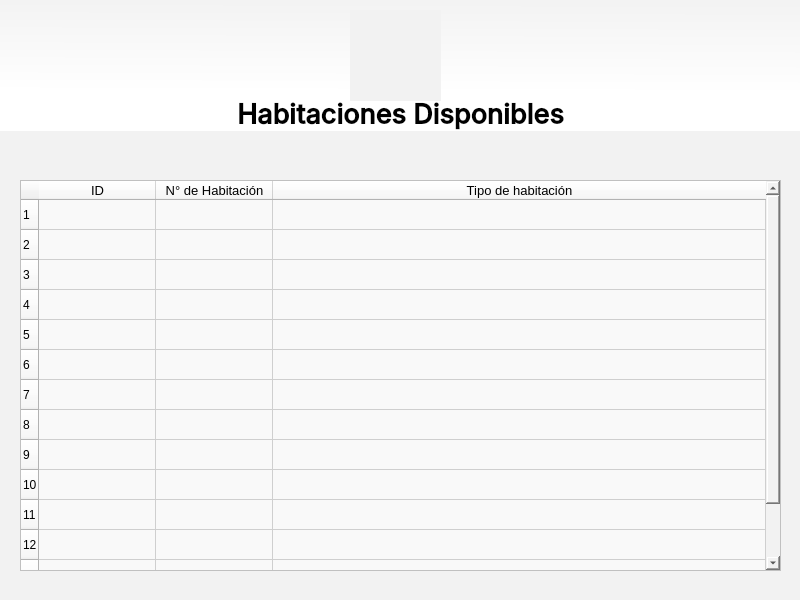
<?xml version="1.0" encoding="UTF-8"?>
<ui version="4.0">
 <class>Form</class>
 <widget class="QWidget" name="Form">
  <property name="geometry">
   <rect>
    <x>0</x>
    <y>0</y>
    <width>800</width>
    <height>600</height>
   </rect>
  </property>
  <property name="windowTitle">
   <string>Form</string>
  </property>
  <property name="styleSheet">
   <string notr="true">QWidget{
	background-color: rgb(242, 242, 242);
}</string>
  </property>
  <widget class="QLabel" name="label_3">
   <property name="geometry">
    <rect>
     <x>0</x>
     <y>-10</y>
     <width>801</width>
     <height>141</height>
    </rect>
   </property>
   <property name="font">
    <font>
     <family>Inter Medium</family>
     <pointsize>20</pointsize>
     <bold>true</bold>
    </font>
   </property>
   <property name="mouseTracking">
    <bool>false</bool>
   </property>
   <property name="styleSheet">
    <string notr="true">background-color: qlineargradient(spread:pad, x1:0.514, y1:0.0343182, x2:0.500554, y2:0.727, stop:0 rgba(242, 242, 242, 255), stop:1 rgba(255, 255, 255, 255));</string>
   </property>
   <property name="text">
    <string>Habitaciones Disponibles</string>
   </property>
   <property name="alignment">
    <set>Qt::AlignBottom|Qt::AlignHCenter</set>
   </property>
  </widget>
  <widget class="QLabel" name="label_6">
   <property name="geometry">
    <rect>
     <x>350</x>
     <y>10</y>
     <width>91</width>
     <height>91</height>
    </rect>
   </property>
   <property name="text">
    <string/>
   </property>
   <property name="pixmap">
    <pixmap>../../resources/images/logo.jpg</pixmap>
   </property>
   <property name="scaledContents">
    <bool>true</bool>
   </property>
  </widget>
  <widget class="QPushButton" name="btn_regresar">
   <property name="geometry">
    <rect>
     <x>20</x>
     <y>140</y>
     <width>31</width>
     <height>24</height>
    </rect>
   </property>
   <property name="font">
    <font>
     <family>Inter Medium</family>
    </font>
   </property>
   <property name="styleSheet">
    <string notr="true">QPushButton {
    border: none;
    background: transparent;
    padding: 0;
}

QPushButton:hover {
    background: transparent;
}

QPushButton:pressed {
    background: transparent;
}
</string>
   </property>
   <property name="text">
    <string/>
   </property>
   <property name="icon">
    <iconset>
     <normaloff>../../resources/images/icons/boton-volver.png</normaloff>../../resources/images/icons/boton-volver.png</iconset>
   </property>
   <property name="iconSize">
    <size>
     <width>24</width>
     <height>24</height>
    </size>
   </property>
  </widget>
  <widget class="QTableWidget" name="table_historial_2">
   <property name="geometry">
    <rect>
     <x>20</x>
     <y>180</y>
     <width>761</width>
     <height>391</height>
    </rect>
   </property>
   <property name="font">
    <font>
     <family>Tahoma</family>
     <pointsize>10</pointsize>
     <bold>true</bold>
    </font>
   </property>
   <property name="styleSheet">
    <string notr="true">background-color: #F9F9F9; /* Fondo del encabezado */</string>
   </property>
   <property name="rowCount">
    <number>14</number>
   </property>
   <attribute name="horizontalHeaderCascadingSectionResizes">
    <bool>true</bool>
   </attribute>
   <attribute name="horizontalHeaderDefaultSectionSize">
    <number>117</number>
   </attribute>
   <attribute name="horizontalHeaderStretchLastSection">
    <bool>true</bool>
   </attribute>
   <row/>
   <row/>
   <row/>
   <row/>
   <row/>
   <row/>
   <row/>
   <row/>
   <row/>
   <row/>
   <row/>
   <row/>
   <row/>
   <row/>
   <column>
    <property name="text">
     <string>ID</string>
    </property>
    <property name="font">
     <font>
      <family>Tahoma</family>
      <pointsize>10</pointsize>
     </font>
    </property>
   </column>
   <column>
    <property name="text">
     <string>N° de Habitación</string>
    </property>
    <property name="font">
     <font>
      <family>Tahoma</family>
      <pointsize>10</pointsize>
     </font>
    </property>
   </column>
   <column>
    <property name="text">
     <string>Tipo de habitación</string>
    </property>
    <property name="font">
     <font>
      <family>Tahoma</family>
      <pointsize>10</pointsize>
     </font>
    </property>
   </column>
  </widget>
 </widget>
 <resources/>
 <connections/>
</ui>
